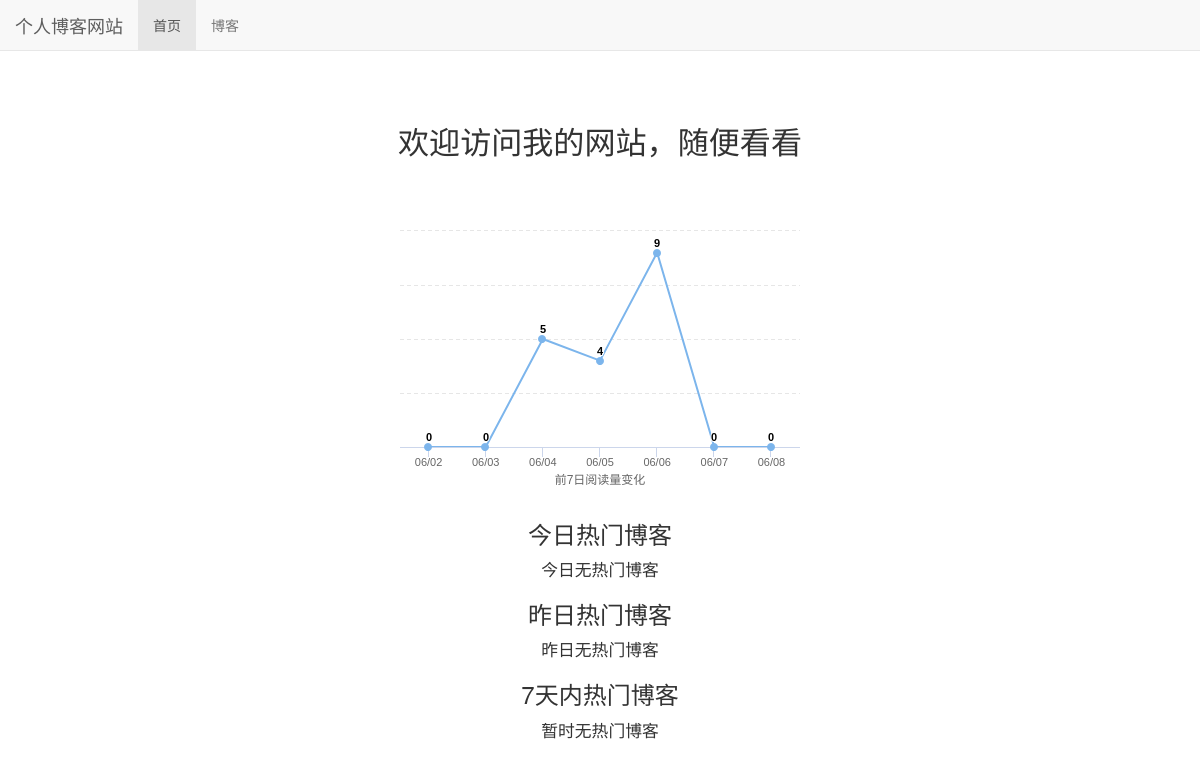
Before: / with the older database file.
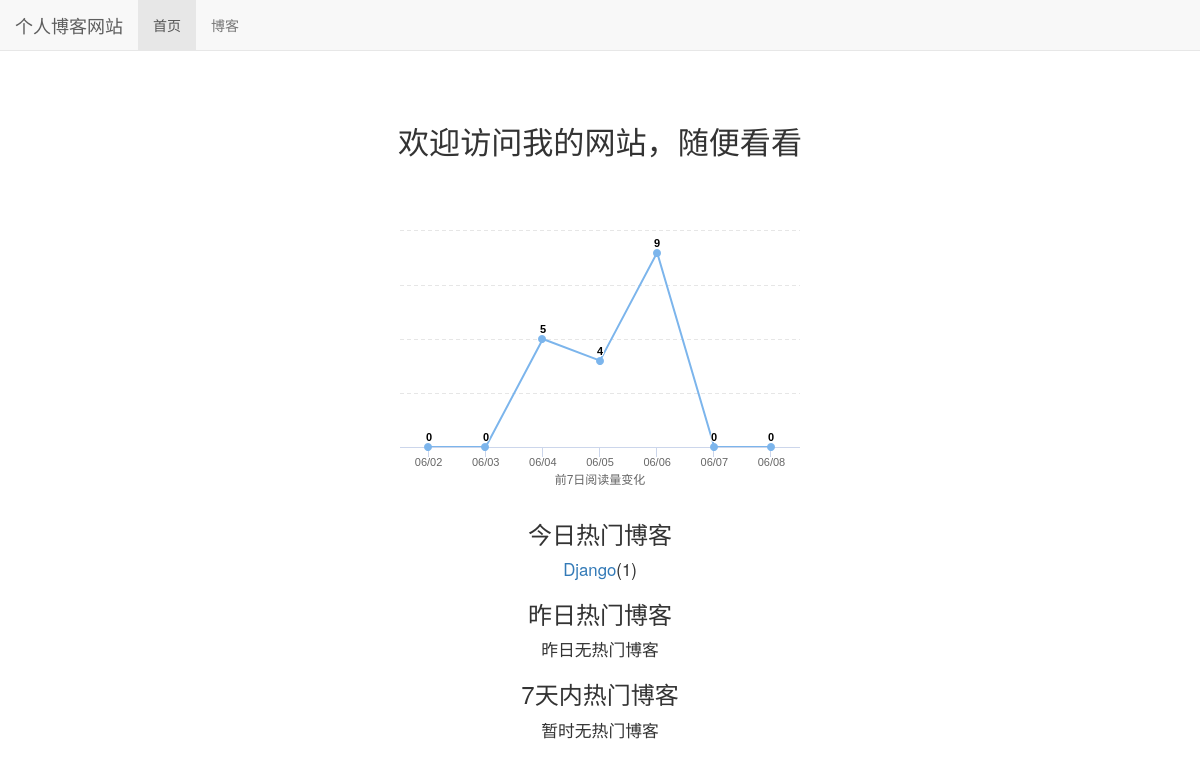
After: the same page with the newer database file.
### read_statistics/models.py (models this page shows)
class ReadDetail(models.Model):
    date = models.DateField(default=timezone.now)
    read_num = models.IntegerField(default=0)
    content_type = models.ForeignKey(ContentType, on_delete=models.DO_NOTHING)
    object_id = models.PositiveIntegerField()
    content_object = GenericForeignKey('content_type', 'object_id')

### blog/models.py (models this page shows, shortened)
class Blog(models.Model,ReadNumExpandMethod):
    title = models.CharField(max_length=50)
    type_name = models.ForeignKey(BlogType,on_delete = models.DO_NOTHING)
    content = RichTextUploadingField()
    author = models.ForeignKey(User,on_delete=models.DO_NOTHING)
    read_datails = GenericRelation(ReadDetail)
    created_time = models.DateTimeField(auto_now_add = True)
    last_update_time =models.DateTimeField(auto_now = True)
    class Meta:
        ordering = ['-created_time']

### myboke/views.py (the view)
# urls.py: path('',home_datil,name = 'home'),
def home_datil(request):
    blog_content_type = ContentType.objects.get_for_model(Blog)
    dates,read_nums = get_seven_read_day(blog_content_type)
    get_7_hot_blogs_vlaue = cache.get('get_7_hot_blogs')
    if get_7_hot_blogs is None:
        get_7_hot_blogs_vlaue = get_7_hot_blogs()
        cache.set('get_7_hot_blogs',get_7_hot_blogs_vlaue,3600)
    context = {}
    context['read_nums'] = read_nums
    context['dates'] = dates
    context['hot_blog_today'] = get_hot_blog_today(blog_content_type)
    context['hot_blog_yesterday'] = get_hot_blog_yesterday(blog_content_type)
    context['hot_blog_for_7_days'] = get_7_hot_blogs_vlaue
    return render(request,'home.html',context)

### read_statistics/utils.py (called while the page is built)
def get_seven_read_day(content_type):
    today = timezone.now().date()
    read_nums = []
    dates = []
    for i in range(7,0,-1):
        date = today - datetime.timedelta(days=i)
        dates.append(date.strftime('%m/%d'))
        read_details = ReadDetail.objects.filter(content_type=content_type,date=date)
        result = read_details.aggregate(read_num_sum = Sum('read_num'))
        read_nums.append(result['read_num_sum'] or 0)
    print(read_nums)
    return dates,read_nums

def get_hot_blog_today(content_type):
    today = timezone.now().date()
    read_details = ReadDetail.objects.filter(content_type=content_type,date=today).order_by('-read_num')
    return read_details[:7]

def get_hot_blog_yesterday(content_type):
    today = timezone.now().date()
    yesterday = today - datetime.timedelta(days=1)
    read_details = ReadDetail.objects.filter(content_type=content_type,date=yesterday).order_by('-read_num')
    return read_details[:7]

### templates/home.html (shortened to what this page needs)
{% extends 'base.html' %}
{% load staticfiles %}
{% block style_css %}
    <link rel="stylesheet" href="{% static 'home.css'%}">
{% endblock %}
{% block nav_home %}
    active
{% endblock %}
{% block content %}
    <h3 class="home-content">欢迎访问我的网站，随便看看</h3>
    <div id="container">
    </div>
    <div class="hot-data">
        <h3>今日热门博客</h3>
        <ul>
            {% for today_blog in hot_blog_today %}
                <li><a href="{% url 'blog_datail' today_blog.content_object.pk%}">{{today_blog.content_object.title}}</a>({{today_blog.read_num}})</li>
            {% empty %}
                今日无热门博客
            {% endfor %}
        </ul>
    </div>
    <div class="hot-data">
        <h3>昨日热门博客</h3>
        <ul>
            {% for yesterday_blog in hot_blog_yesterday %}
                <li><a href="{% url 'blog_datail' yesterday_blog.content_object.pk%}">{{yesterday_blog.content_object.title}}</a>({{yesterday_blog.read_num}})</li>
            {% empty %}
                昨日无热门博客
            {% endfor %}
        </ul>
    </div>
    <div class="hot-data">
        <h3>7天内热门博客</h3>
        <ul>
            {% for blog_days in hot_blog_for_7_days %}
                <li><a href="{% url 'blog_datail' blog_days.id%}">{{blog_days.title}}</a>({{blog_days.read_num_sum }})</li>
            {% empty %}
                暂时无热门博客
            {% endfor %}
        </ul>
    </div>
{% endblock %}

### templates/base.html (shortened to what this page needs)
{% load staticfiles %}
<!DOCTYPE html>
<html lang="zh-CN">
<head>
    <link rel="stylesheet" href="{% static 'base.css'%}">
    <link rel="stylesheet" href="{% static 'bootstrap-3.3.7-dist/css/bootstrap.min.css'%}">
    {% block style_css %}{% endblock %}
</head>
<body>
    <div class="navbar navbar-default navbar-fixed-top" role="navigation">
        <div class="container-fluid">
            <div class="navbar-header">
                <a class="navbar-brand" href="{% url 'home' %}">个人博客网站</a>
            </div>
            <div id="navbar-collapse" class="collapse navbar-collapse" >
                <ul class="nav navbar-nav">
                    <li class="{% block nav_home %}{% endblock %}"><a href="{% url 'home' %}">首页</a></li>
                    <li class="{% block nav_blog %}{% endblock %}"><a href="{% url 'blog_list'%}">博客</a></li>
                </ul>
            </div>
        </div>
    </div>
    {% block content %}{% endblock %}
</body>
</html>

### static/base.css (style rules this page uses)
* { margin:0; padding:0; }
body { margin-top:70px!important; }
ul { list-style-type:none }

### static/home.css (style rules this page uses)
h3.home-content { font-size:222%; text-align:center; margin-top:4em; margin-bottom:2em; }
div#container { margin:0 auto; height:20em; min-width:20em; max-width:30em; }
div.hot-data { font-size:120%; text-align:center; margin-top:1em; }

Changed rows visible on the page:
added ReadDetail: content_object "Django", read_num "1"
Other visible differences:
text no longer shown: "今日无热门博客"
